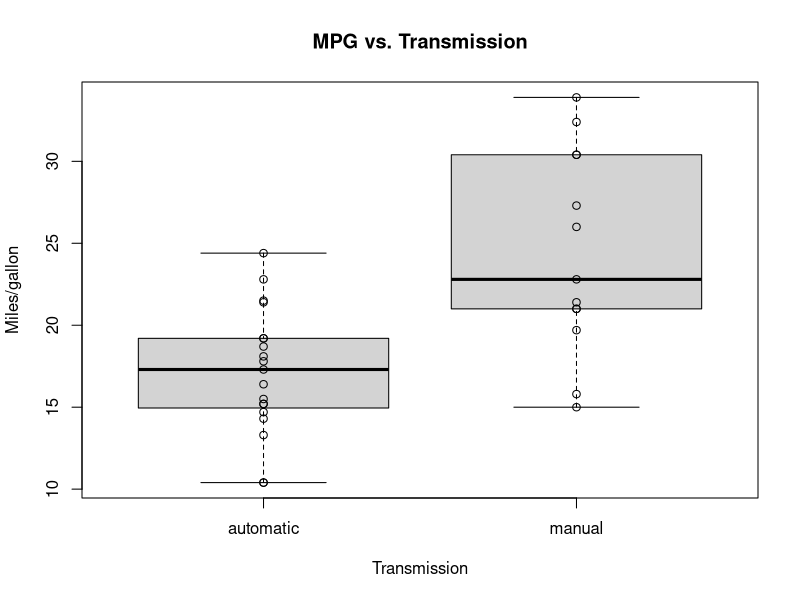
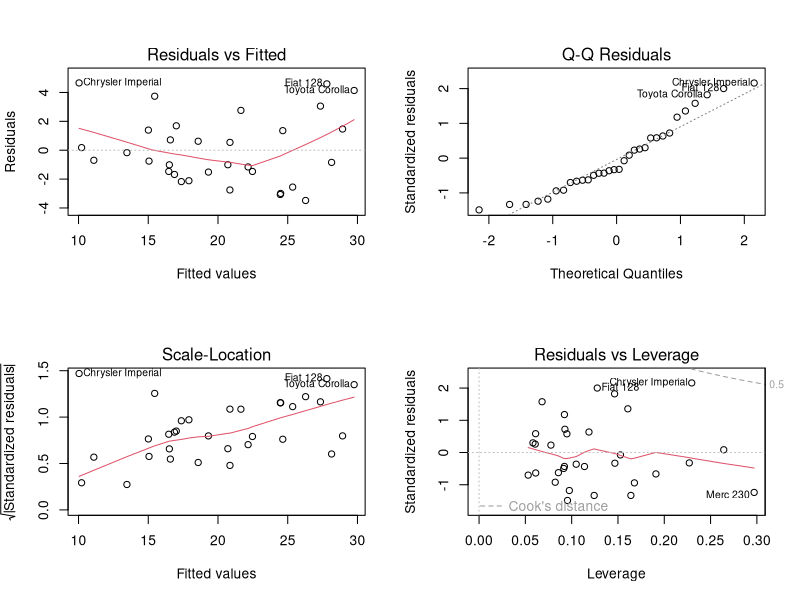

These figures' R source, in order:
## ---- chunk 1
## Loading packages and relevant dependencies
## This code chunk will not be displayed on the R Markdown document
library(ggplot2)
library(GGally)
## ---- chunk 2
data("mtcars"); mtcarsold = mtcars; mtcars[mtcars$am == 0, ]$am = 'automatic'
mtcars[mtcars$am == 1, ]$am = 'manual'; mtcars$am = as.factor(mtcars$am)
## ---- chunk 3
ttest = t.test(mpg ~ am, mtcars); ttest$conf.int
## ---- chunk 4
fitlineonlyam = lm(mpg ~ am, data = mtcars)
fitlineall = lm(mpg ~ ., data = mtcars)
fitcorrvar = lm(mpg ~ cyl + disp + wt + am, data = mtcars)
fitstep <- step(fitlineall, direction = "both", trace = FALSE)
## ---- chunk 5
fitstep$coefficient
## ---- chunk 6
confint(fitstep)['ammanual', ]
## ---- chunk 7
ttest$estimate; ttest$conf.int
## ---- chunk 8
plot(mtcars$am, mtcars$mpg, main = 'MPG vs. Transmission', ylab = 'Miles/gallon',
     xlab = 'Transmission'); points(mtcars$am, mtcars$mpg)
## ---- chunk 9
abs(cor(mtcarsold))[-1, 1]
## ---- chunk 10
summary(fitlineonlyam)$coefficient; summary(fitlineonlyam)$r.squared
## ---- chunk 11
summary(fitlineall)$coefficient; summary(fitlineall)$r.squared
## ---- chunk 12
summary(fitcorrvar)$coefficient; summary(fitcorrvar)$r.squared
## ---- chunk 13
summary(fitstep)$coefficient; summary(fitstep)$r.squared
## ---- chunk 14
par(mfrow = c(2,2))
plot(fitstep)
